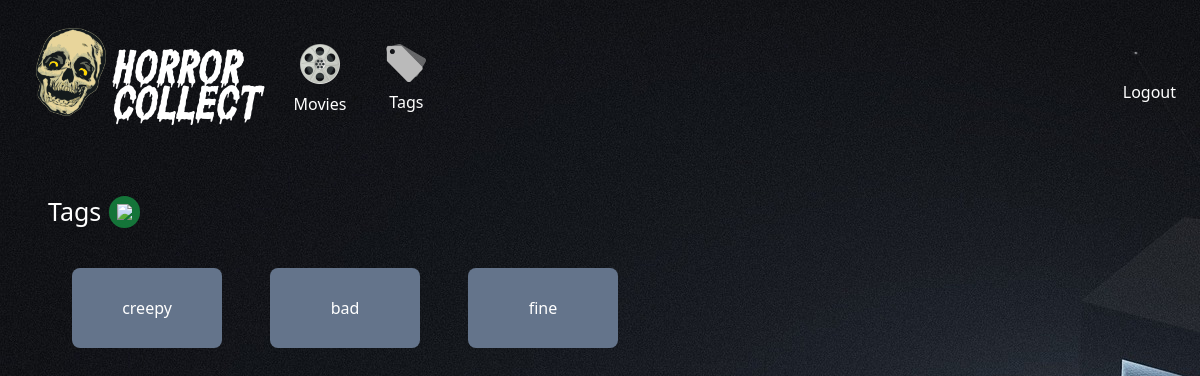
The page /tags (signed in) on the database as committed earlier.
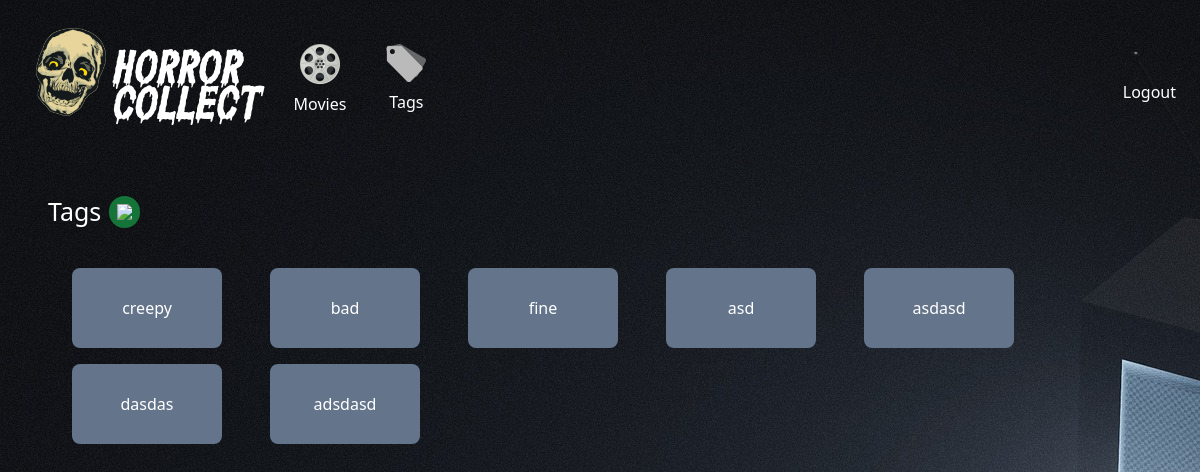
The same page on the database as committed later.
### app/models.py (models this page shows)
class Tag(db.Model):
  id = db.Column(db.Integer, primary_key=True)
  name = db.Column(db.String(255), nullable=False)
  movies = db.relationship('Movie', secondary='movie_tags', back_populates='tags')

### app/controllers/tags.py (the view)
@tags.route('/tags')
@login_required
def index():
  tags = Tag.query.all()
  return render_template('tags/index.html', tags=tags)

### app/__init__.py (called while the page is built)
@login_manager.user_loader
def load_user(user_id):
    return User.query.get(int(user_id))

### app/templates/tags/index.html (shortened to what this page needs)
{% extends 'layouts/base.html' %} {% block content %}
<div class="flex title flex-row items-center mb-6">
  <p class="">Tags</p>
  <a class="rounded-full p-2 bg-green-700/90 m-2 hover:bg-green-800/90" href="{{ url_for('tags.new') }}"><img class="w-[15px]" src="/static/images/plus.png"/></a>
</div>
<div class="flex flex-row justify-left flex-wrap">
  {% for tag in tags %}
  <a href="{{ url_for('tags.show', id=tag.id) }}" class="bg-slate-500 mx-6 my-2 rounded-lg w-[150px] h-[80px] px-4 py-2 flex justify-center items-center">
    <p>{{ tag.name }}</p>
  </a>
  {% endfor %}
</div>
{% endblock %}

Rows that differ between the two databases and show on the page:
added Tag: name "asd"
added Tag: name "asdasd"
added Tag: name "dasdas"
added Tag: name "adsdasd"
